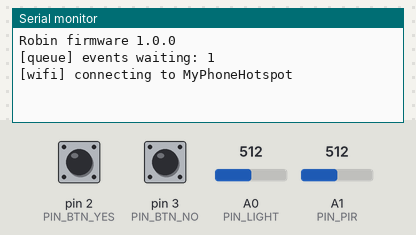
Bench run of a sketch on a simulated Arduino Leonardo, built with avr-gcc and run on an emulated ATmega32U4. Shown: the last lines printed to the serial monitor. The inputs (shaded band) are chosen by the test bench; at power-on: pin 2 (PIN_BTN_YES) HIGH, pin 3 (PIN_BTN_NO) HIGH, A0 (PIN_LIGHT) = 512, A1 (PIN_PIR) = 512. WiFi joins after 1.5 s; servers stay silent unless stated; random numbers use the default seed unless the sketch sets one; no MQTT or app messages arrive unless stated.

Above: at 3.2 s.
3.3 s: pin 2 (PIN_BTN_YES) pulled LOW for 1 s
At 3.84 s:
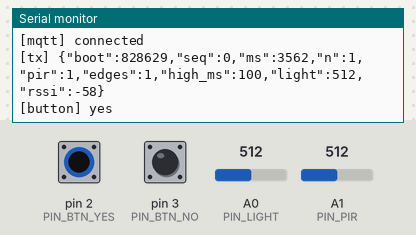
5.8 s: pin 3 (PIN_BTN_NO) pulled LOW for 0.15 s
At 5.98 s:
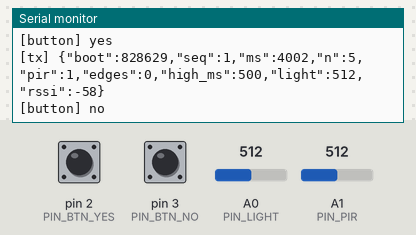
Timing chart, 0 to 8.8 s (numbered marks = the images above; inputs shaded):
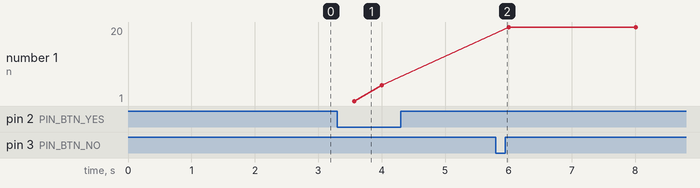

Measured:
- after the input at 3.3 s, the serial monitor: prints a new line after 0.27 s (image 1)
- after the input at 5.8 s, the serial monitor: prints a new line at once (image 2)

The sketch:

robin.ino
```cpp
// robin.ino - "Robin", a routine-aware care robot inspired by Tinybots' Tessa.
// Board: Arduino UNO R4 WiFi (an UNO WiFi Rev2 also compiles, but has no LED face).
//
// This sketch is the SENSING + ACTING edge of the smart system. It is deliberately "dumb":
// it measures, reports, and obeys. All decisions and all learning happen in the Python backend.
//
//  1. Samples sensors 10x per second: PIR motion (A1), light (A0), YES/NO buttons (D2/D3).
//  2. Every 2 s publishes one telemetry JSON message       -> robin/<id>/telemetry  (QoS 0)
//  3. Publishes button presses immediately                  -> robin/<id>/event      (QoS 1)
//  4. Obeys plain-text commands from the Python "brain"     <- robin/<id>/cmd
//        say <track> [ms]  play voice file NN and show the talking face for ms
//        ask <track> [ms]  same, then show the "ask" face until a button is pressed
//        face <mood>       happy | blink | talk | ask | concern | sleep | yes | no | offline
//        vol <0-30>        speaker volume
//        stop              stop audio
//        ping <token>      reply <token> on robin/<id>/pong (used to measure latency)
//  5. Stays alive on its own: reconnects WiFi/MQTT, retained "online" status + Last Will "offline",
//     and keeps button presses in a small queue while offline so answers are not lost.
//
// Testing without a network: set SECRET_WIFI_SSID to "" and type the same commands in the
// Serial Monitor (115200 baud, "Newline"). Extra serial-only commands: raw, help.

#include "arduino_secrets.h"
#include <ArduinoMqttClient.h>
#if defined(ARDUINO_UNOWIFIR4)
  #include <WiFiS3.h>
  #include "Arduino_LED_Matrix.h"
  #define HAS_MATRIX 1
#else
  #include <WiFiNINA.h>
  #define HAS_MATRIX 0
#endif
#include "voice.h"
#include "face.h"

#define FIRMWARE_VERSION "1.0.0"

// ---------- Pins ----------
const uint8_t PIN_LIGHT   = A0;  // LDR voltage divider: brighter room -> higher value
const uint8_t PIN_PIR     = A1;  // PIR output is 3.3 V, read as ANALOG (see docs/04_assembly.md)
const uint8_t PIN_BTN_YES = 2;   // green button to GND, internal pull-up -> pressed = LOW
const uint8_t PIN_BTN_NO  = 3;   // red button to GND, internal pull-up -> pressed = LOW
// D0 (RX) / D1 (TX) = Serial1 -> DFR0534 voice module

// ---------- Tunables ----------
const unsigned long SAMPLE_MS        = 100;   // sensor sampling period (10 Hz)
const unsigned long PUBLISH_MS       = 2000;  // telemetry period
const int           PIR_THRESHOLD    = 400;   // 0-1023: PIR HIGH (3.3 V) reads ~675, LOW ~0
const unsigned long DEBOUNCE_MS      = 40;    // button contacts bounce for a few ms
const unsigned long RECONNECT_MS     = 5000;  // wait between reconnect attempts
const unsigned long LINK_CHECK_MS    = 1000;  // how often we ask "are we still online?"
const unsigned long KEEPALIVE_MS     = 15000; // broker declares us dead after ~1.5x this
const uint8_t       DEFAULT_VOLUME   = 20;    // 0-30; keep <= 22 so the small 2 W speaker doesn't distort

// ---------- Objects ----------
WiFiClient wifiClient;
MqttClient mqtt(wifiClient);
Voice voice(Serial1);
#if HAS_MATRIX
ArduinoLEDMatrix matrix;
#endif

String topicTelemetry, topicEvent, topicStatus, topicCmd, topicPong;
unsigned long bootId;                // random number per power-up: lets the backend spot reboots

// ---------- Connection state ----------
const bool NETWORK_ENABLED = strlen(SECRET_WIFI_SSID) > 0;  // "" = offline test mode
bool online = false;
unsigned long lastLinkCheck = 0, lastReconnectTry = 0;
bool triedOnce = false;

// ---------- Telemetry accumulators (reset every PUBLISH_MS) ----------
unsigned long seq = 0;
unsigned long lastSample = 0, lastPublish = 0;
uint16_t samples = 0, pirHighSamples = 0, pirEdges = 0;
uint32_t lightSum = 0;
bool lastPir = false;

// ---------- Commands (copied in the MQTT callback, executed in loop) ----------
char cmdBuffer[64];
bool cmdReady = false;
char serialLine[64];
uint8_t serialLen = 0;

// ---------- Face ----------
Mood baseMood = HAPPY, overlayMood = HAPPY, shownMood = MOOD_COUNT;
unsigned long overlayUntil = 0, nextBlink = 0;
bool askAfterTalk = false;

// ---------- Buttons ----------
struct Button {
  uint8_t pin;
  const char *name;
  Mood feedback;
  bool stable;
  bool lastRaw;
  unsigned long changedAt;
};
Button buttons[] = {
  {PIN_BTN_YES, "yes", YES, HIGH, HIGH, 0},
  {PIN_BTN_NO,  "no",  NO,  HIGH, HIGH, 0},
};

// ---------- Offline event queue (ring buffer) ----------
struct PendingEvent {
  unsigned long eseq;
  unsigned long ms;
  char type[8];
  char value[8];
};
const uint8_t QUEUE_SIZE = 8;
PendingEvent eventQueue[QUEUE_SIZE];
uint8_t queueHead = 0, queueCount = 0;
unsigned long eventSeq = 0;

// =====================================================================================
void setup() {
  Serial.begin(115200);
  delay(1500);
  Serial.println(F("\nRobin firmware " FIRMWARE_VERSION));

  pinMode(PIN_BTN_YES, INPUT_PULLUP);
  pinMode(PIN_BTN_NO, INPUT_PULLUP);

  randomSeed(analogRead(A2) ^ micros());
  bootId = random(1, 1000000);

  String base = String("robin/") + SECRET_DEVICE_ID;
  topicTelemetry = base + "/telemetry";
  topicEvent     = base + "/event";
  topicStatus    = base + "/status";
  topicCmd       = base + "/cmd";
  topicPong      = base + "/pong";

#if HAS_MATRIX
  matrix.begin();
#endif
  drawFace(OFFLINE);

  Serial1.begin(9600);  // DFR0534 voice module
  delay(500);           // give the module time to boot
  voice.setVolume(DEFAULT_VOLUME);
  voice.playTrack(1);   // "Hello, I'm Robin": an audible self-test on every boot

  mqtt.onMessage(onMqttMessage);
  sendEvent("boot", FIRMWARE_VERSION);  // queued until we are online
  if (!NETWORK_ENABLED) Serial.println(F("Offline test mode: type 'help' in the Serial Monitor."));
}

void loop() {
  unsigned long now = millis();

  keepConnected(now);
  mqtt.poll();  // receive commands + send MQTT keep-alive pings

  if (cmdReady) {
    handleCommand(cmdBuffer);
    cmdReady = false;
  }
  readSerialCommand();
  if (now - lastSample >= SAMPLE_MS) {
    lastSample = now;
    sampleSensors();
  }
  readButtons(now);
  if (now - lastPublish >= PUBLISH_MS) {
    lastPublish = now;
    publishTelemetry();
  }
  updateFace(now);
}

// =====================================================================================
// Connectivity
// =====================================================================================
void keepConnected(unsigned long now) {
  if (!NETWORK_ENABLED) return;
  if (now - lastLinkCheck < LINK_CHECK_MS) return;
  lastLinkCheck = now;

  online = (WiFi.status() == WL_CONNECTED) && mqtt.connected();
  if (online) return;
  if (triedOnce && now - lastReconnectTry < RECONNECT_MS) return;
  triedOnce = true;
  lastReconnectTry = now;

  if (WiFi.status() != WL_CONNECTED) {
    Serial.print(F("[wifi] connecting to "));
    Serial.println(SECRET_WIFI_SSID);
    WiFi.begin(SECRET_WIFI_SSID, SECRET_WIFI_PASS);  // blocks a few seconds

    // Give the connection up to 20 s to come up. While this waits, loop() is paused
    // (buttons, faces and telemetry), so it only happens while Robin is offline anyway.
    unsigned long start = millis();
    while (WiFi.status() != WL_CONNECTED && millis() - start < 20000) {
      delay(500);
    }
    if (WiFi.status() != WL_CONNECTED) {
      Serial.println(F("[wifi] failed, will retry"));
      return;
    }

    // Connected is not enough: right after joining, the board can still report 0.0.0.0
    // (no address from the router yet), and then MQTT can't connect. Try again later.
    IPAddress ip = WiFi.localIP();
    Serial.print(F("[wifi] connected, IP "));
    Serial.println(ip);
    if (ip == IPAddress(0, 0, 0, 0)) {
      Serial.println(F("[wifi] no valid IP, will retry"));
      WiFi.disconnect();
      return;
    }
  }
  online = connectMqtt();
}

bool connectMqtt() {
  Serial.print(F("[mqtt] connecting to "));
  Serial.print(SECRET_MQTT_HOST);
  Serial.print(':');
  Serial.println(SECRET_MQTT_PORT);

  mqtt.setId(SECRET_DEVICE_ID);
  if (strlen(SECRET_MQTT_USER) > 0) mqtt.setUsernamePassword(SECRET_MQTT_USER, SECRET_MQTT_PASS);
  mqtt.setKeepAliveInterval(KEEPALIVE_MS);
  mqtt.setConnectionTimeout(5000);

  // Last Will: if we vanish (power cut, WiFi gone), the BROKER publishes "offline" for us.
  mqtt.beginWill(topicStatus, true, 1);
  mqtt.print("offline");
  mqtt.endWill();

  if (!mqtt.connect(SECRET_MQTT_HOST, SECRET_MQTT_PORT)) {
    Serial.print(F("[mqtt] failed, error "));
    Serial.println(mqtt.connectError());
    return false;
  }
  mqtt.subscribe(topicCmd, 1);
  publish(topicStatus, "online", true, 1);
  Serial.println(F("[mqtt] connected"));
  flushEventQueue();
  return true;
}

bool publish(const String &topic, const char *payload, bool retain, uint8_t qos) {
  if (!mqtt.connected()) return false;
  if (!mqtt.beginMessage(topic, (unsigned long)strlen(payload), retain, qos)) return false;
  mqtt.print(payload);
  return mqtt.endMessage() == 1;
}

// Runs inside mqtt.poll(). We only copy the text here and act on it later in loop().
void onMqttMessage(int size) {
  (void)size;
  int n = 0;
  while (mqtt.available() && n < (int)sizeof(cmdBuffer) - 1) cmdBuffer[n++] = (char)mqtt.read();
  cmdBuffer[n] = '\0';
  while (mqtt.available()) mqtt.read();  // drop anything too long
  cmdReady = true;
}

// =====================================================================================
// Commands from the brain
// =====================================================================================
void handleCommand(char *text) {
  Serial.print(F("[cmd] "));
  Serial.println(text);

  char *cmd = strtok(text, " ");
  char *arg1 = strtok(NULL, " ");
  char *arg2 = strtok(NULL, " ");
  if (cmd == NULL) return;

  if (strcmp(cmd, "say") == 0 || strcmp(cmd, "ask") == 0) {
    int track = arg1 ? atoi(arg1) : 0;
    if (track < 1 || track > 99) return;
    unsigned long talkMs = arg2 ? strtoul(arg2, NULL, 10) : 3000;
    voice.playTrack(track);
    showOverlay(TALK, talkMs);
    askAfterTalk = (cmd[0] == 'a');
  } else if (strcmp(cmd, "face") == 0 && arg1) {
    Mood mood = moodFromName(arg1);
    if (mood != MOOD_COUNT) {
      baseMood = mood;
      overlayUntil = 0;
    }
  } else if (strcmp(cmd, "vol") == 0 && arg1) {
    voice.setVolume(atoi(arg1));
  } else if (strcmp(cmd, "stop") == 0) {
    voice.stop();
    overlayUntil = 0;
  } else if (strcmp(cmd, "ping") == 0) {
    publish(topicPong, arg1 ? arg1 : "", false, 0);
  } else if (strcmp(cmd, "raw") == 0) {
    printRawReadings();
  } else if (strcmp(cmd, "help") == 0) {
    Serial.println(F("Commands: say <n> [ms] | ask <n> [ms] | face <mood> | vol <0-30> | stop | raw"));
    Serial.println(F("Moods: happy blink talk ask concern sleep yes no offline"));
  }
}

// Same commands, typed in the Serial Monitor (line ending: "Newline").
void readSerialCommand() {
  while (Serial.available()) {
    char c = (char)Serial.read();
    if (c == '\r') continue;
    if (c == '\n') {
      serialLine[serialLen] = '\0';
      if (serialLen > 0) handleCommand(serialLine);
      serialLen = 0;
    } else if (serialLen < sizeof(serialLine) - 1) {
      serialLine[serialLen++] = c;
    }
  }
}

// 2 seconds of raw ADC values: use this to check the wiring and the PIR threshold.
void printRawReadings() {
  for (int i = 0; i < 20; i++) {
    Serial.print(F("pir_raw="));
    Serial.print(analogRead(PIN_PIR));
    Serial.print(F(" (HIGH if > "));
    Serial.print(PIR_THRESHOLD);
    Serial.print(F(")  light_raw="));
    Serial.print(analogRead(PIN_LIGHT));
    Serial.print(F("  yes="));
    Serial.print(digitalRead(PIN_BTN_YES) == LOW ? F("pressed") : F("-"));
    Serial.print(F("  no="));
    Serial.println(digitalRead(PIN_BTN_NO) == LOW ? F("pressed") : F("-"));
    delay(100);
  }
}

// =====================================================================================
// Sensors
// =====================================================================================
void sampleSensors() {
  bool pir = analogRead(PIN_PIR) > PIR_THRESHOLD;
  if (pir && !lastPir) pirEdges++;  // rising edge = a new movement was detected
  if (pir) pirHighSamples++;
  lastPir = pir;

  lightSum += analogRead(PIN_LIGHT);
  samples++;
}

void publishTelemetry() {
  if (samples == 0) return;
  char json[160];
  snprintf(json, sizeof(json),
           "{\"boot\":%lu,\"seq\":%lu,\"ms\":%lu,\"n\":%u,\"pir\":%d,\"edges\":%u,"
           "\"high_ms\":%lu,\"light\":%lu,\"rssi\":%ld}",
           bootId, seq, millis(), samples, lastPir ? 1 : 0, pirEdges,
           (unsigned long)pirHighSamples * SAMPLE_MS, (unsigned long)(lightSum / samples),
           // Only ask the WiFi chip when connected. In offline test mode nothing ever starts the chip
           // (modem.begin()), and WiFi.RSSI() does not start it itself, so it would wait its full 10 s
           // timeout on every call, freezing loop() (buttons, faces, Serial).
           online ? (long)WiFi.RSSI() : 0L);
  seq++;  // counts up even when sending fails, so the backend can measure message loss
  bool sent = publish(topicTelemetry, json, false, 0);
  Serial.print(sent ? F("[tx] ") : F("[tx-failed] "));
  Serial.println(json);

  samples = pirHighSamples = pirEdges = 0;
  lightSum = 0;
}

void readButtons(unsigned long now) {
  for (Button &b : buttons) {
    bool raw = digitalRead(b.pin);
    if (raw != b.lastRaw) {
      b.lastRaw = raw;
      b.changedAt = now;
    }
    if (raw != b.stable && now - b.changedAt >= DEBOUNCE_MS) {
      b.stable = raw;
      if (b.stable == LOW) onButtonPressed(b);
    }
  }
}

void onButtonPressed(Button &b) {
  Serial.print(F("[button] "));
  Serial.println(b.name);
  showOverlay(b.feedback, 1500);  // instant local feedback: check mark or cross
  askAfterTalk = false;
  if (baseMood == ASK) baseMood = HAPPY;
  sendEvent("button", b.name);
}

// =====================================================================================
// Events (QoS 1, queued while offline)
// =====================================================================================
void sendEvent(const char *type, const char *value) {
  PendingEvent e;
  e.eseq = ++eventSeq;
  e.ms = millis();
  strncpy(e.type, type, sizeof(e.type) - 1);
  e.type[sizeof(e.type) - 1] = '\0';
  strncpy(e.value, value, sizeof(e.value) - 1);
  e.value[sizeof(e.value) - 1] = '\0';
  if (!publishEvent(e)) enqueueEvent(e);
}

bool publishEvent(const PendingEvent &e) {
  char json[140];
  // age_ms = how long ago it happened, so the backend can reconstruct the real time
  snprintf(json, sizeof(json),
           "{\"boot\":%lu,\"eseq\":%lu,\"ms\":%lu,\"age_ms\":%lu,\"type\":\"%s\",\"value\":\"%s\"}",
           bootId, e.eseq, e.ms, millis() - e.ms, e.type, e.value);
  return publish(topicEvent, json, false, 1);
}

void enqueueEvent(const PendingEvent &e) {
  if (queueCount == QUEUE_SIZE) {  // full: forget the oldest
    queueHead = (queueHead + 1) % QUEUE_SIZE;
    queueCount--;
  }
  eventQueue[(queueHead + queueCount) % QUEUE_SIZE] = e;
  queueCount++;
  Serial.print(F("[queue] events waiting: "));
  Serial.println(queueCount);
}

void flushEventQueue() {
  while (queueCount > 0 && publishEvent(eventQueue[queueHead])) {
    queueHead = (queueHead + 1) % QUEUE_SIZE;
    queueCount--;
  }
}

// =====================================================================================
// Face
// =====================================================================================
void showOverlay(Mood mood, unsigned long ms) {
  overlayMood = mood;
  overlayUntil = millis() + ms;
}

void updateFace(unsigned long now) {
  Mood mood;
  if (NETWORK_ENABLED && !online) {
    mood = OFFLINE;
  } else if (overlayUntil != 0 && (long)(now - overlayUntil) < 0) {
    mood = overlayMood;
  } else {
    if (overlayUntil != 0) {  // an overlay just ended
      overlayUntil = 0;
      if (askAfterTalk) {
        baseMood = ASK;
        askAfterTalk = false;
      }
    }
    mood = baseMood;
    if (mood == HAPPY) {  // blink like Tessa: 150 ms every 3-6 s
      long sinceBlink = (long)(now - nextBlink);
      if (sinceBlink >= 150) nextBlink = now + random(3000, 6000);
      else if (sinceBlink >= 0) mood = BLINK;
    }
  }
  if (mood != shownMood) {
    drawFace(mood);
    shownMood = mood;
  }
}

void drawFace(Mood mood) {
#if HAS_MATRIX
  static uint8_t frame[8][12];  // the library wants a writable buffer, FACES is read-only
  memcpy(frame, FACES[mood], sizeof(frame));
  matrix.renderBitmap(frame, 8, 12);
#else
  (void)mood;
#endif
}
```

arduino_secrets.example.h
```cpp
// Copy this file to "arduino_secrets.h" (same folder) and fill in your own values.
// arduino_secrets.h is in .gitignore, so your WiFi password never ends up on GitHub.

#define SECRET_WIFI_SSID  "MyPhoneHotspot"   // 2.4 GHz network! (eduroam will NOT work)
#define SECRET_WIFI_PASS  "hotspot-password"

// IP address of the laptop that runs Mosquitto (Windows: `ipconfig`, macOS: `ipconfig getifaddr en0`)
#define SECRET_MQTT_HOST  "192.168.1.23"
#define SECRET_MQTT_PORT  1883

// Optional: leave empty ("") when the broker allows anonymous clients
#define SECRET_MQTT_USER  ""
#define SECRET_MQTT_PASS  ""

// Unique name of this robot; used in the MQTT topics: robin/<DEVICE_ID>/...
#define SECRET_DEVICE_ID  "robin-01"
```

Source omitted: face.h (data table, 3394 bytes), voice.h (1929 bytes)
